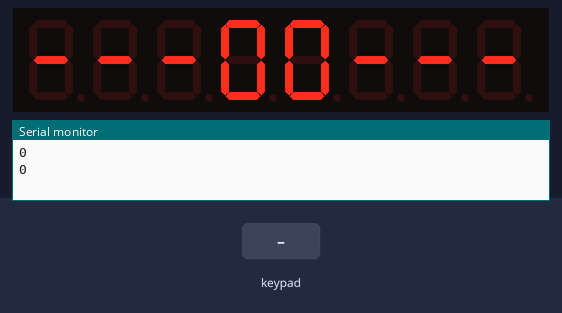
Bench run of a sketch on a simulated Arduino Uno, built with avr-gcc and run on an emulated ATmega328P. Shown: 8-digit seven-segment display, the last lines printed to the serial monitor. Wiring (inferred from the names in the program): TM1638 display and keys: STB pin 4; clock pin 6; DIO pin 7. The inputs (shaded band) are chosen by the test bench.

Above: at 1.8 s.
1.9 s: keypad keys 1 2 pressed 0.717 s apart
At 2.6 s:
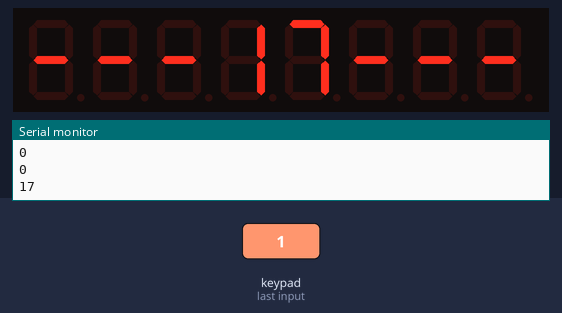
4.8 s: key '3' pressed
At 5.8 s:
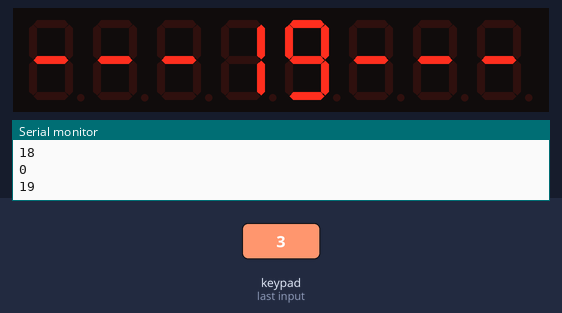
7.5 s: key '4' pressed
At 8.7 s:
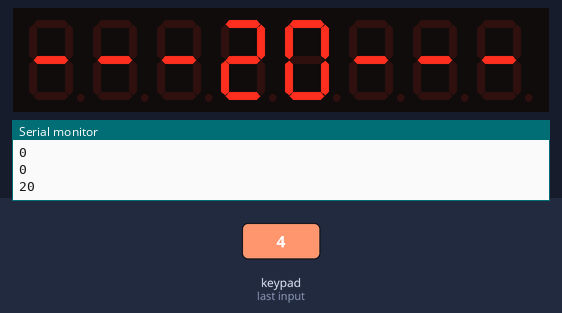
10.5 s: keypad keys 2 5 pressed 0.717 s apart
At 12.8 s:
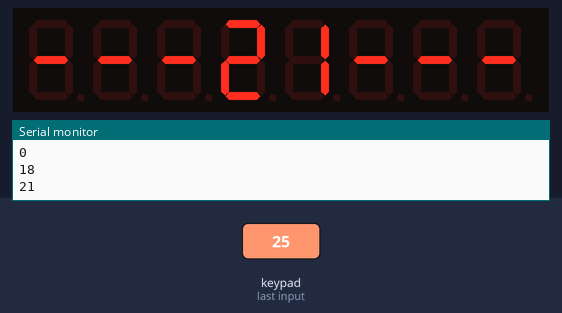
Timing chart, 0 to 14.3 s (numbered marks = the images above; inputs shaded):
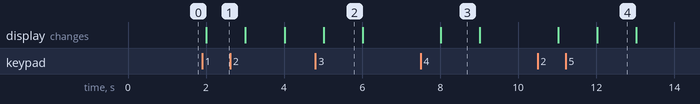

The sketch:

TM1638button.ino
```cpp
/*
//TM1638
VCC  → 5V
GND → GND
STROBE_TM-----4
CLOCK_TM------6
DIO_TM -------7
*/

#define        DATA_COMMAND        0X40
#define        DISP_COMMAND        0x80
#define        ADDR_COMMAND        0XC0
#define K1S1   1
#define K1S2   2
#define K1S3   3
#define K1S4   4
#define K1S5   5
#define K1S6   6
#define K1S7   7
#define K1S8   8

#define K2S1   9
#define K2S2   10
#define K2S3   11
#define K2S4   12
#define K2S5   13
#define K2S6   14
#define K2S7   15
#define K2S8   16

#define K3S1   17
#define K3S2   18
#define K3S3   19
#define K3S4   20
#define K3S5   21
#define K3S6   22
#define K3S7   23
#define K3S8   24

//TM1638模块引脚定义
int DIO = 7;
int CLK = 6;
int STB = 4; //这里定义了那三个脚
//共阴数码管显示代码
unsigned char tab[]={0x3F,0x06,0x5B,0x4F,0x66,0x6D,0x7D,0x07,
                     0x7F,0x6F,0x77,0x7C,0x39,0x5E,0x79,0x71,
                     0x40,0x00
                     };
unsigned char num[8];                //各个数码管显示的值
void setup ()
{
  Serial.begin(9600);
  pinMode(STB,OUTPUT);
  pinMode(CLK,OUTPUT);
  pinMode(DIO,OUTPUT); //让三个脚都是输出状态
}
void loop()
    {
        unsigned char i,num;
        init_TM1638();                                   //初始化TM1638
        for(i=0;i<8;i++)
        Write_DATA(i<<1,tab[16]);                       //初始化寄存器
        while(1)
        {
                i=Read_key();                          //读按键值
                Write_DATA(3<<1,tab[i/10]);
                Write_DATA(4<<1,tab[i%10]);
                Serial.println(i);
                delay(1000);
        }
}

void TM1638_Write(unsigned char DATA)  //写数据函数
{
        unsigned char i;
        pinMode(DIO,OUTPUT);
        for(i=0;i<8;i++)
        {
            digitalWrite(CLK,LOW);
            if(DATA&0X01)
               digitalWrite(DIO,HIGH);
            else
               digitalWrite(DIO,LOW);
            DATA>>=1;
            digitalWrite(CLK,HIGH);
        }
}
unsigned char TM1638_Read(void)                                        //读数据函数
{
        unsigned char i;
        unsigned char temp=0;;
        pinMode(DIO,INPUT);//设置为输入
        for(i=0;i<8;i++)
        {
              temp>>=1;
            digitalWrite(CLK,LOW);
              if(digitalRead(DIO)==HIGH)
                temp|=0x80;
            digitalWrite(CLK,HIGH);

        }
        return temp;
}
void Write_COM(unsigned char cmd)                //发送命令字
{
        digitalWrite(STB,LOW);
        TM1638_Write(cmd);
        digitalWrite(STB,HIGH);
}
unsigned char Read_key(void)
{
        unsigned char i,key_val[4],key=0;
        digitalWrite(STB,LOW);
        TM1638_Write(0x42); //读键扫数据 命令
         delayMicroseconds(2);//至少延时1微秒以上
        for(i=0;i<4;i++)
          {
            key_val[i] =TM1638_Read();
           // Serial.print(key_val[i]);Serial.print('-');
        }
        digitalWrite(STB,HIGH);// 拉高片选线,读键值结束.
         pinMode(DIO, OUTPUT);//读取完数据出来，设置DIO为输出模式
   if(key_val[0]!=0) //按键在KS1或KS2
  {
    switch(key_val[0])
    {
      case 1:
        key=K3S1;
      break;
      case 2:
        key=K2S1;
      break;
      case 4:
        key=K1S1;
      break;
      case 16:
        key=K3S5;
      break;
      case 32:
        key=K2S5;
      break;
      case 64:
        key=K1S5;
      break;
    }
  }
  else if(key_val[1]!=0)        //按键在KS3或KS4
  {
    switch(key_val[1])
    {
      case 1:
        key=K3S2;
      break;
      case 2:
        key=K2S2;
      break;
      case 4:
        key=K1S2;
      break;
      case 16:
        key=K3S6;
      break;
      case 32:
        key=K2S6;
      break;
      case 64:
        key=K1S6;
      break;
      case 255:
      init_TM1638();
       break;
    }
  }
  else if(key_val[2]!=0)        //按键在KS5或KS6
  {
    switch(key_val[2])
    {
      case 1:
        key=K3S3;
      break;
      case 2:
        key=K2S3;
      break;
      case 4:
        key=K1S3;
      break;
      case 16:
        key=K3S7;
      break;
      case 32:
        key=K2S7;
      break;
      case 64:
        key=K1S7;
      break;
      case 255:
      init_TM1638();
       break;
    }
  }
  else if(key_val[3]!=0)        //按键在KS7或KS8
  {
    switch(key_val[3])
    {
      case 1:
        key=K3S4;
      break;
      case 2:
        key=K2S4;
      break;
      case 4:
        key=K1S4;
      break;
      case 16:
        key=K3S8;
      break;
      case 32:
        key=K2S8;
      break;
      case 64:
        key=K1S8;
      break;
        case 255:
      init_TM1638();
       break;
    }
  }

  return key;

}

void Write_DATA(unsigned char addr,unsigned char DATA)//指定地址写入数据
{
        Write_COM(0x44);//向固定地址写数据命令
        digitalWrite(STB,LOW);
        TM1638_Write(0xc0|addr);
        TM1638_Write(DATA);
        digitalWrite(STB,HIGH);
}
/*
void Write_oneLED(unsigned char num,unsigned char flag)  //单独控制一个LED函数，num为需要控制的led序号，flag为0时熄灭，不为0时点亮
{
  if(flag)
    Write_DATA(2*num+1,1);
  else
    Write_DATA(2*num+1,0);
}   */
void Write_allLED(unsigned char LED_flag)  //控制全部LED函数，LED_flag表示各个LED状态
{
        unsigned char i;
        for(i=0;i<8;i++)
        {
            if(LED_flag&(1<<i))
              Write_DATA(2*i+1,1);
            else
              Write_DATA(2*i+1,0);
        }
}

//TM1638初始化函数
void init_TM1638(void)
{
        unsigned char i;
        Write_COM(0x8b);       //亮度 (0x88-0x8f)8级亮度可调
        Write_COM(0x40);       //采用地址自动加1
        digitalWrite(STB,LOW);                           //
        TM1638_Write(0xc0);    //设置起始地址
        for(i=0;i<16;i++)           //传送16个字节的数据
          TM1638_Write(0x00);
        digitalWrite(STB,HIGH);
}
```

Measured:
- after the input at 1.9 s, the display: changes after 0.11 s (image 1)
- after the input at 4.8 s, the display: changes after 0.21 s (image 2)
- after the input at 7.5 s, the display: changes after 0.52 s (image 3)
- after the input at 10.5 s, the display: first changes after 0.52 s (image 4 shows a later state)
- what the display in image 2 shows lasts 1.0 s, from 5.0 s to 6.0 s
